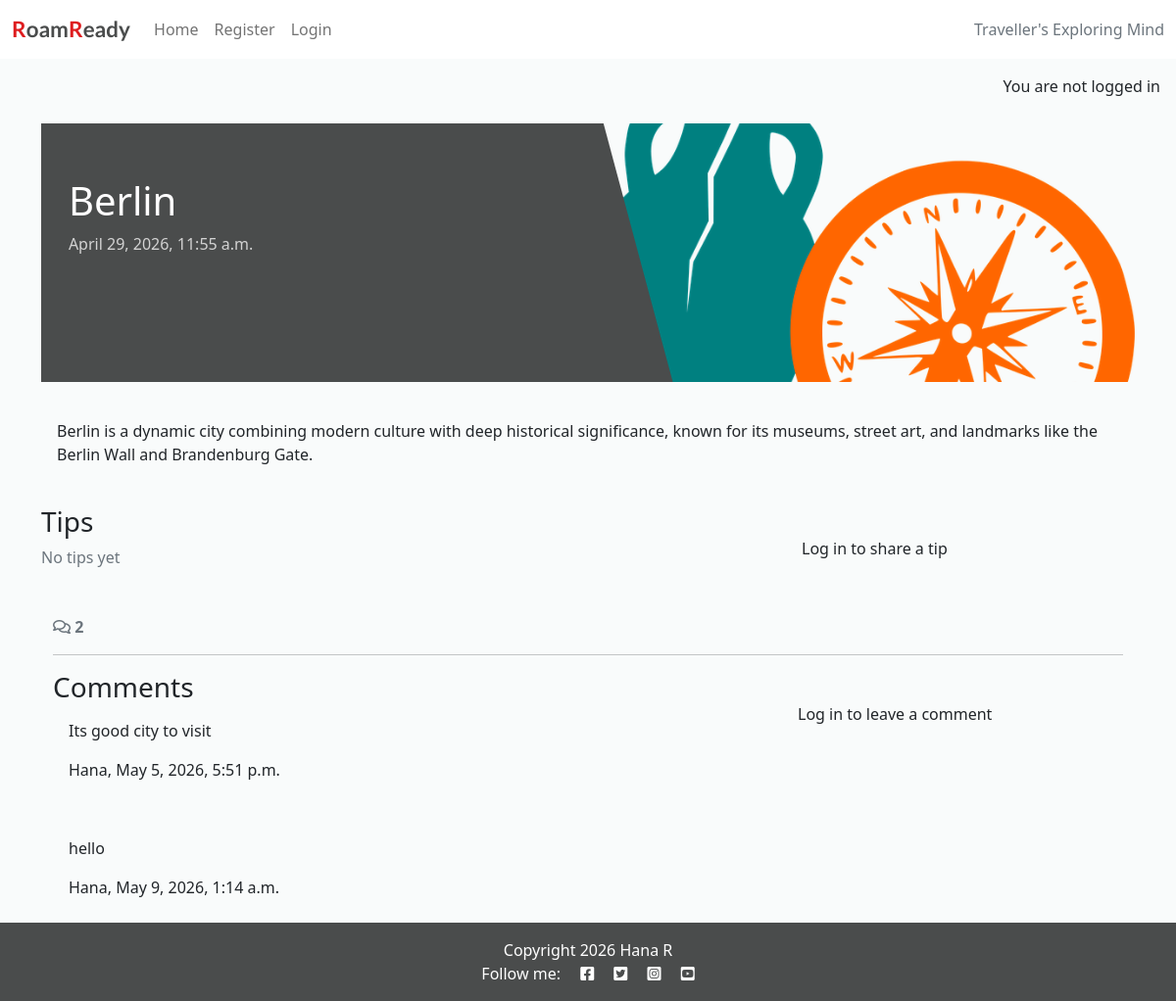
The app's page /8/, older data.
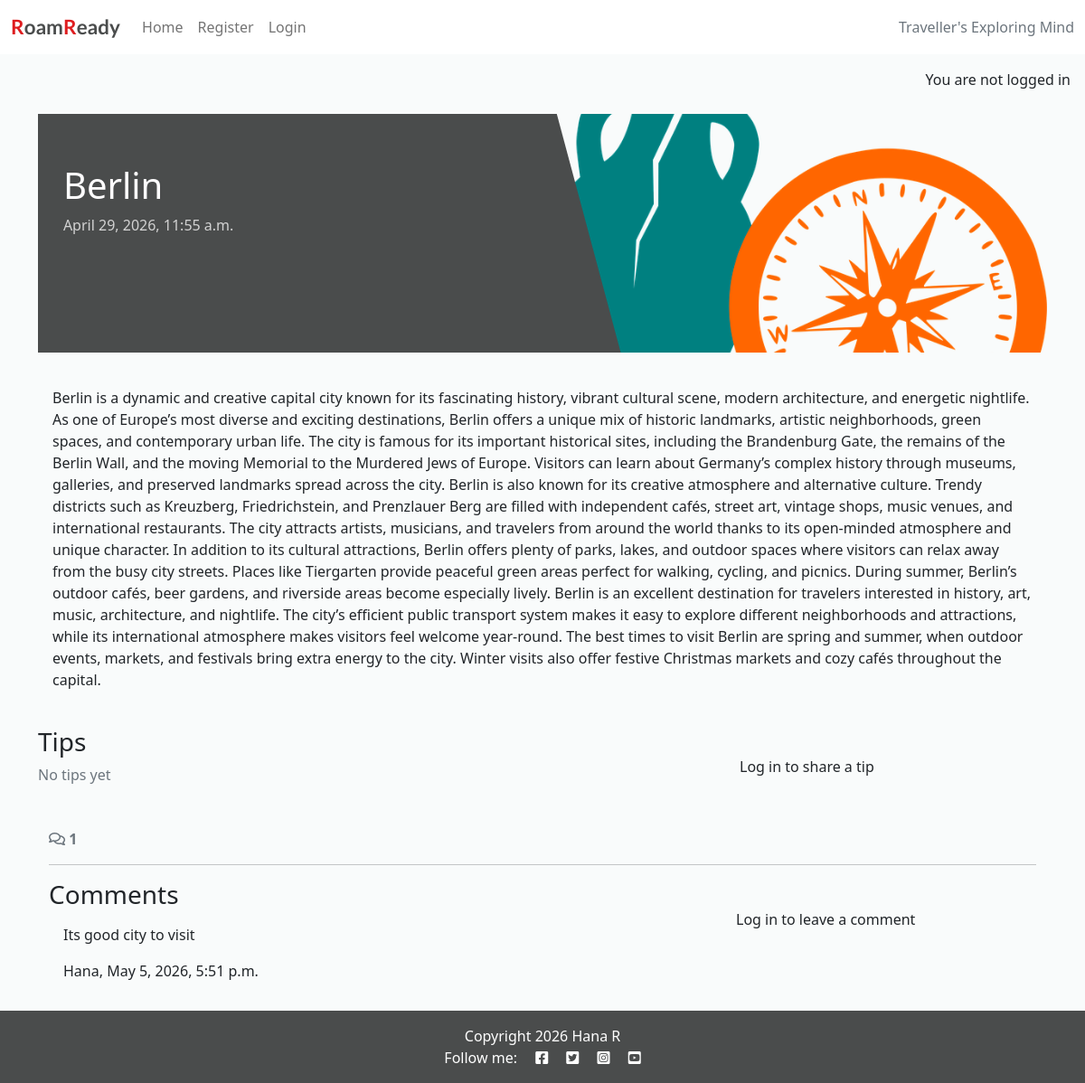
The same page, newer data.
### destinations/models.py (models this page shows, shortened)
class Destination(models.Model):
    name = models.CharField(max_length=100)
    country = CountryField()
    category = models.CharField(max_length=50)
    featured_image = CloudinaryField('image', default='placeholder')
    description = models.TextField()
    created_on = models.DateTimeField(auto_now_add=True)
    status = models.IntegerField(choices=STATUS, default=1)
    class Meta:
        ordering = ['-created_on', 'country', 'category']

class Comment(models.Model):
    destination = models.ForeignKey(Destination, on_delete=models.CASCADE, related_name="comments")
    user = models.ForeignKey(User, on_delete=models.CASCADE, related_name="comments", null=True, blank=True)
    text = models.TextField()
    created_on = models.DateTimeField(auto_now_add=True)
    approved = models.BooleanField(default=False)

### destinations/views.py (the view, shortened to what this page needs)
# urls.py: path('<int:pk>/', views.destination_detail, name='destination_detail'),
def destination_detail(request, pk):
    destination = get_object_or_404(Destination, pk=pk)
    comments = destination.comments.all().order_by("-created_on")
    comment_count = destination.comments.filter(approved=True).count()
    tips = destination.tips.all().order_by("tip_type")
    comment_form = CommentForm()
    tip_form = TipForm()
    return render(
        request,
        "destinations/destination_detail.html",
        {"destination": destination,
         "comments":comments,
         "comment_count": comment_count,
         "comment_form": comment_form,
         "tip_form": tip_form
         },
    )

### destinations/templates/destinations/destination_detail.html (shortened to what the changed rows need)
{% extends 'base.html' %} {% block content %}
{% load static %}
{% load crispy_forms_tags %}
<div class="masthead">
    <div class="container">
        <div class="row g-0">
            <div class="col-md-6 masthead-text">
                <h1 class="destination-title">{{ destination.name }}</h1>
                <p class="destination-subtitle">{{ destination.created_on }}</p>
            </div>
        </div>
    </div>
</div>
<div class="container">
    <div class="row">
        <div class="col card mb-4  mt-3 left  top">
            <div class="card-body ">
                <p class="card-text">
                    {{ destination.description | safe }}
                </p>
            </div>
        </div>
    </div>
</div>
<div class="container">
<div class="container">
    <div class="row">
        <div class="col-12">
            <strong class="text-secondary">
                <i class="far fa-comments"></i> {{ comment_count }}
            </strong>
        </div>
    </div>
    <div class="row">
        <div class="col-md-8">
            {% for comment in destination.comments.all %}
            <div class="card mb-2">
                <div class="card-body {% if not comment.approved and comment.user == user %}faded{% elif not comment.approved %}d-none{% endif %}">
                    <div id="comment{{ comment.id }}" class="card-id">{{ comment.text | linebreaks }}</div>
                    <p  class="card-text {% if not comment.approved and comment.user == user %}faded{% endif %}">{{ comment.user }}, {{ comment.created_on }}</p>
                </div>
            </div>
            {% empty %}
            <p class="text-muted">No comments yet</p>
            {% endfor %}
        </div>
    </div>
</div>
{% endblock content %}

Row changes from the older to the newer data that the page shows:
removed Comment: text "hello", user "Hana", created_on "May 9, 2026, 1:14 a.m."
changed Destination "Berlin": description "Berlin is a dynamic city combining modern culture with deep historical significance, known for its museums, street art, and landmarks like the Berlin Wall and Brandenburg Gate." → "Berlin is a dynamic and creative capital city known for its fascinating history, vibrant cultural scene, modern architecture, and energetic nightlife. As one of Europe’s most diverse and exciting destinations, Berlin offers a unique mix of historic landmarks, artistic neighborhoods, green spaces, and contemporary urban life. The city is famous for its important historical sites, including the Brandenburg Gate, the remains of the Berlin Wall, and the moving Memorial to the Murdered Jews of Europe. Visitors can learn about Germany’s complex history through museums, galleries, and preserved landmarks spread across the city. Berlin is also known for its creative atmosphere and alternative…"
Text that changed along with them:
{{ comment_count }}: "2" → "1"
